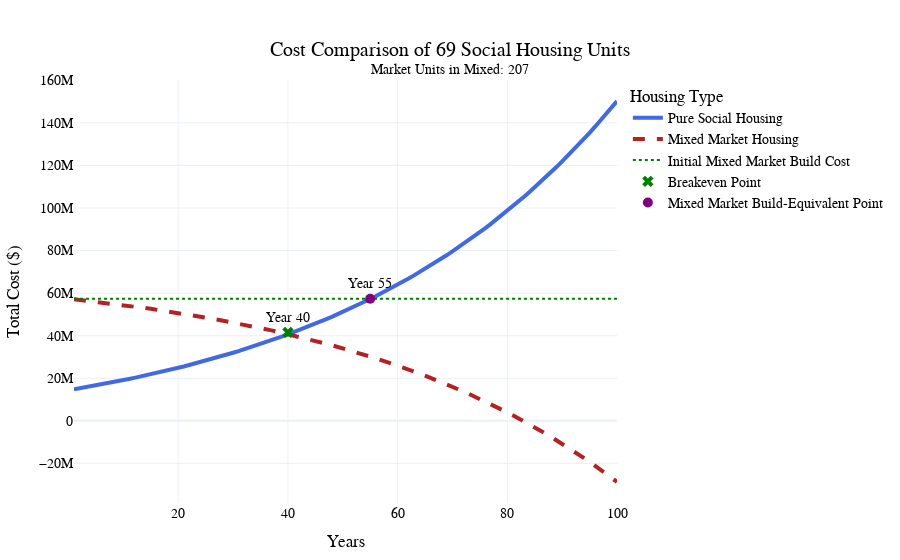

Notebook code for this chart:
### Code cell
#%%
import pandas as pd
import numpy as np
import plotly.graph_objects as go
from ipywidgets import interact, FloatSlider, IntSlider, Layout, VBox

def calculate_costs(market_rent, percent_social, cost_inflation_rate, rent_inflation_rate, occupancy_social, occupancy_mixed,
                    initial_land_cost, initial_building_cost_per_unit, total_social_units, operating_cost_per_unit, social_rent, years=100):
    # Calculate the total building cost based on the number of social units
    initial_building_cost = initial_building_cost_per_unit * total_social_units
    
    # Recalculate the number of social units and buildings needed for mixed model
    social_units_mixed_per_building = total_social_units * percent_social
    buildings_needed_mixed = total_social_units / social_units_mixed_per_building
    total_units_mixed = buildings_needed_mixed * total_social_units

    # Calculate the number of market units in the mixed model
    market_units_mixed = total_units_mixed - total_social_units

    # Initial capital costs
    initial_capital_cost_pure = initial_land_cost + initial_building_cost
    initial_capital_cost_mixed = (initial_land_cost + initial_building_cost) * buildings_needed_mixed
    
    # Arrays to store costs over time
    pure_social_costs = []
    mixed_market_costs = []
    
    # Total initial costs
    pure_social_total_cost = initial_capital_cost_pure
    mixed_market_total_cost = initial_capital_cost_mixed

    for year in range(years):
        # Apply cost inflation to operating costs
        inflated_operating_cost_per_unit = operating_cost_per_unit * ((1 + cost_inflation_rate) ** year)
        # Annual operating costs
        annual_operating_cost_pure = inflated_operating_cost_per_unit * total_social_units
        annual_operating_cost_mixed = inflated_operating_cost_per_unit * total_units_mixed

        # Apply rent inflation to rents and calculate annual rent income, considering occupancy rates
        inflated_market_rent = market_rent * ((1 + rent_inflation_rate) ** year)
        inflated_social_rent = social_rent * ((1 + rent_inflation_rate) ** year)
        
        market_rent_income = inflated_market_rent * 12 * market_units_mixed * occupancy_mixed
        social_rent_income_pure = inflated_social_rent * 12 * total_social_units * occupancy_social
        social_rent_income_mixed = inflated_social_rent * 12 * total_social_units * occupancy_social
        
        annual_rent_income_pure = social_rent_income_pure
        annual_rent_income_mixed = market_rent_income + social_rent_income_mixed
        
        # Update total costs
        pure_social_total_cost += annual_operating_cost_pure - annual_rent_income_pure
        mixed_market_total_cost += annual_operating_cost_mixed - annual_rent_income_mixed

        # Append costs to lists
        pure_social_costs.append(pure_social_total_cost)
        mixed_market_costs.append(mixed_market_total_cost)

    return pure_social_costs, mixed_market_costs, market_units_mixed, initial_capital_cost_mixed

def find_breakeven_points(pure_social_costs, mixed_market_costs):
    # Find breakeven points where the cost lines intersect
    breakeven_points = []
    for year in range(1, len(pure_social_costs)):
        if (pure_social_costs[year - 1] > mixed_market_costs[year - 1] and pure_social_costs[year] < mixed_market_costs[year]) or \
           (pure_social_costs[year - 1] < mixed_market_costs[year - 1] and pure_social_costs[year] > mixed_market_costs[year]):
            breakeven_points.append(year)
    return breakeven_points

def find_construction_cost_reach_point(pure_social_costs, initial_capital_cost_mixed):
    # Find the year when Pure Social Housing costs reach the construction costs of Mixed Market Housing
    for year, cost in enumerate(pure_social_costs):
        if cost >= initial_capital_cost_mixed:
            return year
    return None

def interactive_graph(market_rent, percent_social, cost_inflation_rate, rent_inflation_rate, occupancy_social, occupancy_mixed,
                      initial_land_cost, initial_building_cost_per_unit, total_social_units, operating_cost_per_unit, social_rent):
    pure_social_costs, mixed_market_costs, market_units_mixed, initial_capital_cost_mixed = calculate_costs(
        market_rent, percent_social, cost_inflation_rate, rent_inflation_rate, occupancy_social, occupancy_mixed,
        initial_land_cost, initial_building_cost_per_unit, total_social_units, operating_cost_per_unit, social_rent, years=100
    )
    
    # Find breakeven points
    breakeven_points = find_breakeven_points(pure_social_costs, mixed_market_costs)
    
    # Find when Pure Social Housing costs reach the construction costs of the Mixed Market option
    construction_cost_reach_point = find_construction_cost_reach_point(pure_social_costs, initial_capital_cost_mixed)
    
    # Create the figure
    fig = go.Figure()

    # Pure Social Housing Costs
    fig.add_trace(go.Scatter(
        x=list(range(1, 101)), y=pure_social_costs, 
        mode='lines', 
        name='Pure Social Housing',
        line=dict(color='royalblue', width=4)
    ))

    # Mixed Market Housing Costs
    fig.add_trace(go.Scatter(
        x=list(range(1, 101)), y=mixed_market_costs, 
        mode='lines', 
        name='Mixed Market Housing',
        line=dict(color='firebrick', width=4, dash='dash')
    ))

    # Add initial build price line for mixed market
    fig.add_trace(go.Scatter(
        x=list(range(1, 101)), 
        y=[initial_capital_cost_mixed] * 100, 
        mode='lines', 
        name='Initial Mixed Market Build Cost',
        line=dict(color='green', width=2, dash='dot')
    ))

    # Add breakeven points
    for point in breakeven_points:
        fig.add_trace(go.Scatter(
            x=[point], y=[pure_social_costs[point]],
            mode='markers+text',
            name='Breakeven Point',
            text=[f'Year {point}'],
            textposition='top center',
            marker=dict(color='green', size=10, symbol='x')
        ))

    # Add construction cost reach point
    if construction_cost_reach_point is not None:
        fig.add_trace(go.Scatter(
            x=[construction_cost_reach_point], y=[initial_capital_cost_mixed],
            mode='markers+text',
            name='Mixed Market Build-Equivalent Point',
            text=[f'Year {construction_cost_reach_point}'],
            textposition='top center',
            marker=dict(color='purple', size=10, symbol='circle')
        ))

    # Layout for the graph
    fig.update_layout(
        title={
            'text': f'Cost Comparison of 69 Social Housing Units<br><sup>Market Units in Mixed: {int(market_units_mixed)}</sup>',
            'y':0.9,
            'x':0.5,
            'xanchor': 'center',
            'yanchor': 'top'},
        xaxis_title='Years',
        yaxis_title='Total Cost ($)',
        legend_title='Housing Type',
        template='plotly_white',
        font=dict(
            family="Arial, sans-serif",
            size=14,
            color="black"
        ),
        title_font_size=20,
        margin=dict(l=40, r=40, t=80, b=40)
    )
    
    fig.show()

# Adjust slider layout for a more compact and visually consistent design
slider_layout = Layout(width='450px', description_width='150px')

# Create interactive controls with appealing styles
controls = VBox([
    FloatSlider(value=1104.00, min=500.0, max=2000.0, step=50.0, description='Market Rent ($)', layout=slider_layout, style={'description_width': 'initial'}),
    FloatSlider(value=0.25, min=0.1, max=0.9, step=0.05, description='Social % in Mixed', layout=slider_layout, style={'description_width': 'initial'}),
    FloatSlider(value=0.02, min=0.00, max=0.1, step=0.005, description='Cost Inflation Rate (%)', layout=slider_layout, style={'description_width': 'initial'}),
    FloatSlider(value=0.02, min=0.00, max=0.1, step=0.005, description='Rent Inflation Rate (%)', layout=slider_layout, style={'description_width': 'initial'}),
    FloatSlider(value=1.0, min=0.5, max=1.0, step=0.05, description='Occupancy Rate Social (%)', layout=slider_layout, style={'description_width': 'initial'}),
    FloatSlider(value=1.0, min=0.5, max=1.0, step=0.05, description='Occupancy Rate Market (%)', layout=slider_layout, style={'description_width': 'initial'}),
    FloatSlider(value=3000000, min=1000000, max=10000000, step=100000, description='Initial Land Cost ($)', layout=slider_layout, style={'description_width': 'initial'}),
    FloatSlider(value=11348025 / 69, min=50000, max=500000, step=5000, description='Building Cost per Unit ($)', layout=slider_layout, style={'description_width': 'initial'}),
    IntSlider(value=69, min=10, max=200, step=1, description='Total Social Units', layout=slider_layout, style={'description_width': 'initial'}),
    FloatSlider(value=9814.71, min=5000, max=20000, step=500, description='Operating Cost per Unit ($)', layout=slider_layout, style={'description_width': 'initial'}),
    FloatSlider(value=292.41, min=100, max=1000, step=50, description='Social Rent ($)', layout=slider_layout, style={'description_width': 'initial'}),
])

# Interactive display
interact(interactive_graph, 
         market_rent=controls.children[0],
         percent_social=controls.children[1],
         cost_inflation_rate=controls.children[2],
         rent_inflation_rate=controls.children[3],
         occupancy_social=controls.children[4],
         occupancy_mixed=controls.children[5],
         initial_land_cost=controls.children[6],
         initial_building_cost_per_unit=controls.children[7],
         total_social_units=controls.children[8],
         operating_cost_per_unit=controls.children[9],
         social_rent=controls.children[10])

# %%

### Figure 1 — Plotly figure (JSON) as saved in the notebook; plotly's stock layout.template omitted (floating-point values rounded to 4 significant figures)
{"data": [{"line": {"color": "royalblue", "width": 4}, "mode": "lines", "name": "Pure Social Housing", "type": "scatter", "x": [1, 2, 3, 4, 5, 6, 7, 8, 9, 10, 11, 12, 13, 14, 15, 16, 17, 18, 19, 20, 21, 22, 23, 24, 25, 26, 27, 28, 29, 30, 31, 32, 33, 34, 35, 36, 37, 38, 39, 40, 41, 42, 43, 44, 45, 46, 47, 48, 49, 50, 51, 52, 53, 54, 55, 56, 57, 58, 59, 60, 61, 62, 63, 64, 65, 66, 67, 68, 69, 70, 71, 72, 73, 74, 75, 76, 77, 78, 79, 80, 81, 82, 83, 84, 85, 86, 87, 88, 89, 90, 91, 92, 93, 94, 95, 96, 97, 98, 99, 100], "y": [14780000.0, 15230000.0, 15680000.0, 16140000.0, 16610000.0, 17090000.0, 17580000.0, 18080000.0, 18590000.0, 19110000.0, 19640000.0, 20180000.0, 20740000.0, 21300000.0, 21870000.0, 22460000.0, 23060000.0, 23660000.0, 24290000.0, 24920000.0, 25570000.0, 26230000.0, 26900000.0, 27580000.0, 28280000.0, 29000000.0, 29730000.0, 30470000.0, 31230000.0, 32000000.0, 32790000.0, 33590000.0, 34410000.0, 35250000.0, 36100000.0, 36970000.0, 37860000.0, 38760000.0, 39690000.0, 40630000.0, 41590000.0, 42570000.0, 43570000.0, 44590000.0, 45630000.0, 46690000.0, 47770000.0, 48870000.0, 50000000.0, 51150000.0, 52320000.0, 53510000.0, 54730000.0, 55980000.0, 57240000.0, 58540000.0, 59850000.0, 61200000.0, 62570000.0, 63970000.0, 65400000.0, 66860000.0, 68340000.0, 69860000.0, 71400000.0, 72980000.0, 74580000.0, 76220000.0, 77900000.0, 79600000.0, 81340000.0, 83120000.0, 84930000.0, 86780000.0, 88660000.0, 90580000.0, 92540000.0, 94540000.0, 96580000.0, 98660000.0, 100800000.0, 102900000.0, 105200000.0, 107400000.0, 109700000.0, 112000000.0, 114400000.0, 116900000.0, 119400000.0, 121900000.0, 124500000.0, 127100000.0, 129800000.0, 132500000.0, 135300000.0, 138200000.0, 141100000.0, 144100000.0, 147100000.0, 150200000.0]}, {"line": {"color": "firebrick", "dash": "dash", "width": 4}, "mode": "lines", "name": "Mixed Market Housing", "type": "scatter", "x": [1, 2, 3, 4, 5, 6, 7, 8, 9, 10, 11, 12, 13, 14, 15, 16, 17, 18, 19, 20, 21, 22, 23, 24, 25, 26, 27, 28, 29, 30, 31, 32, 33, 34, 35, 36, 37, 38, 39, 40, 41, 42, 43, 44, 45, 46, 47, 48, 49, 50, 51, 52, 53, 54, 55, 56, 57, 58, 59, 60, 61, 62, 63, 64, 65, 66, 67, 68, 69, 70, 71, 72, 73, 74, 75, 76, 77, 78, 79, 80, 81, 82, 83, 84, 85, 86, 87, 88, 89, 90, 91, 92, 93, 94, 95, 96, 97, 98, 99, 100], "y": [57120000.0, 56840000.0, 56550000.0, 56260000.0, 55960000.0, 55650000.0, 55340000.0, 55030000.0, 54700000.0, 54370000.0, 54040000.0, 53700000.0, 53350000.0, 52990000.0, 52630000.0, 52260000.0, 51880000.0, 51490000.0, 51100000.0, 50700000.0, 50290000.0, 49870000.0, 49440000.0, 49010000.0, 48560000.0, 48110000.0, 47650000.0, 47180000.0, 46700000.0, 46210000.0, 45710000.0, 45200000.0, 44680000.0, 44150000.0, 43610000.0, 43060000.0, 42500000.0, 41930000.0, 41340000.0, 40750000.0, 40140000.0, 39520000.0, 38880000.0, 38240000.0, 37580000.0, 36910000.0, 36220000.0, 35520000.0, 34810000.0, 34080000.0, 33340000.0, 32580000.0, 31810000.0, 31030000.0, 30220000.0, 29400000.0, 28570000.0, 27720000.0, 26850000.0, 25960000.0, 25060000.0, 24130000.0, 23190000.0, 22230000.0, 21250000.0, 20260000.0, 19240000.0, 18200000.0, 17140000.0, 16060000.0, 14960000.0, 13830000.0, 12690000.0, 11520000.0, 10320000.0, 9106000.0, 7865000.0, 6599000.0, 5307000.0, 3990000.0, 2647000.0, 1276000.0, -121900.0, -1548000.0, -3002000.0, -4486000.0, -5999000.0, -7542000.0, -9116000.0, -10720000.0, -12360000.0, -14030000.0, -15730000.0, -17470000.0, -19250000.0, -21050000.0, -22900000.0, -24780000.0, -26700000.0, -28660000.0]}, {"line": {"color": "green", "dash": "dot", "width": 2}, "mode": "lines", "name": "Initial Mixed Market Build Cost", "type": "scatter", "x": [1, 2, 3, 4, 5, 6, 7, 8, 9, 10, 11, 12, 13, 14, 15, 16, 17, 18, 19, 20, 21, 22, 23, 24, 25, 26, 27, 28, 29, 30, 31, 32, 33, 34, 35, 36, 37, 38, 39, 40, 41, 42, 43, 44, 45, 46, 47, 48, 49, 50, 51, 52, 53, 54, 55, 56, 57, 58, 59, 60, 61, 62, 63, 64, 65, 66, 67, 68, 69, 70, 71, 72, 73, 74, 75, 76, 77, 78, 79, 80, 81, 82, 83, 84, 85, 86, 87, 88, 89, 90, 91, 92, 93, 94, 95, 96, 97, 98, 99, 100], "y": [57390000.0, 57390000.0, 57390000.0, 57390000.0, 57390000.0, 57390000.0, 57390000.0, 57390000.0, 57390000.0, 57390000.0, 57390000.0, 57390000.0, 57390000.0, 57390000.0, 57390000.0, 57390000.0, 57390000.0, 57390000.0, 57390000.0, 57390000.0, 57390000.0, 57390000.0, 57390000.0, 57390000.0, 57390000.0, 57390000.0, 57390000.0, 57390000.0, 57390000.0, 57390000.0, 57390000.0, 57390000.0, 57390000.0, 57390000.0, 57390000.0, 57390000.0, 57390000.0, 57390000.0, 57390000.0, 57390000.0, 57390000.0, 57390000.0, 57390000.0, 57390000.0, 57390000.0, 57390000.0, 57390000.0, 57390000.0, 57390000.0, 57390000.0, 57390000.0, 57390000.0, 57390000.0, 57390000.0, 57390000.0, 57390000.0, 57390000.0, 57390000.0, 57390000.0, 57390000.0, 57390000.0, 57390000.0, 57390000.0, 57390000.0, 57390000.0, 57390000.0, 57390000.0, 57390000.0, 57390000.0, 57390000.0, 57390000.0, 57390000.0, 57390000.0, 57390000.0, 57390000.0, 57390000.0, 57390000.0, 57390000.0, 57390000.0, 57390000.0, 57390000.0, 57390000.0, 57390000.0, 57390000.0, 57390000.0, 57390000.0, 57390000.0, 57390000.0, 57390000.0, 57390000.0, 57390000.0, 57390000.0, 57390000.0, 57390000.0, 57390000.0, 57390000.0, 57390000.0, 57390000.0, 57390000.0, 57390000.0]}, {"marker": {"color": "green", "size": 10, "symbol": "x"}, "mode": "markers+text", "name": "Breakeven Point", "text": ["Year 40"], "textposition": "top center", "type": "scatter", "x": [40], "y": [41590000.0]}, {"marker": {"color": "purple", "size": 10, "symbol": "circle"}, "mode": "markers+text", "name": "Mixed Market Build-Equivalent Point", "text": ["Year 55"], "textposition": "top center", "type": "scatter", "x": [55], "y": [57390000.0]}], "layout": {"font": {"color": "black", "family": "Arial, sans-serif", "size": 14}, "legend": {"title": {"text": "Housing Type"}}, "margin": {"b": 40, "l": 40, "r": 40, "t": 80}, "title": {"font": {"size": 20}, "text": "Cost Comparison of 69 Social Housing Units<br><sup>Market Units in Mixed: 207</sup>", "x": 0.5, "xanchor": "center", "y": 0.9, "yanchor": "top"}, "xaxis": {"title": {"text": "Years"}}, "yaxis": {"title": {"text": "Total Cost ($)"}}}}
